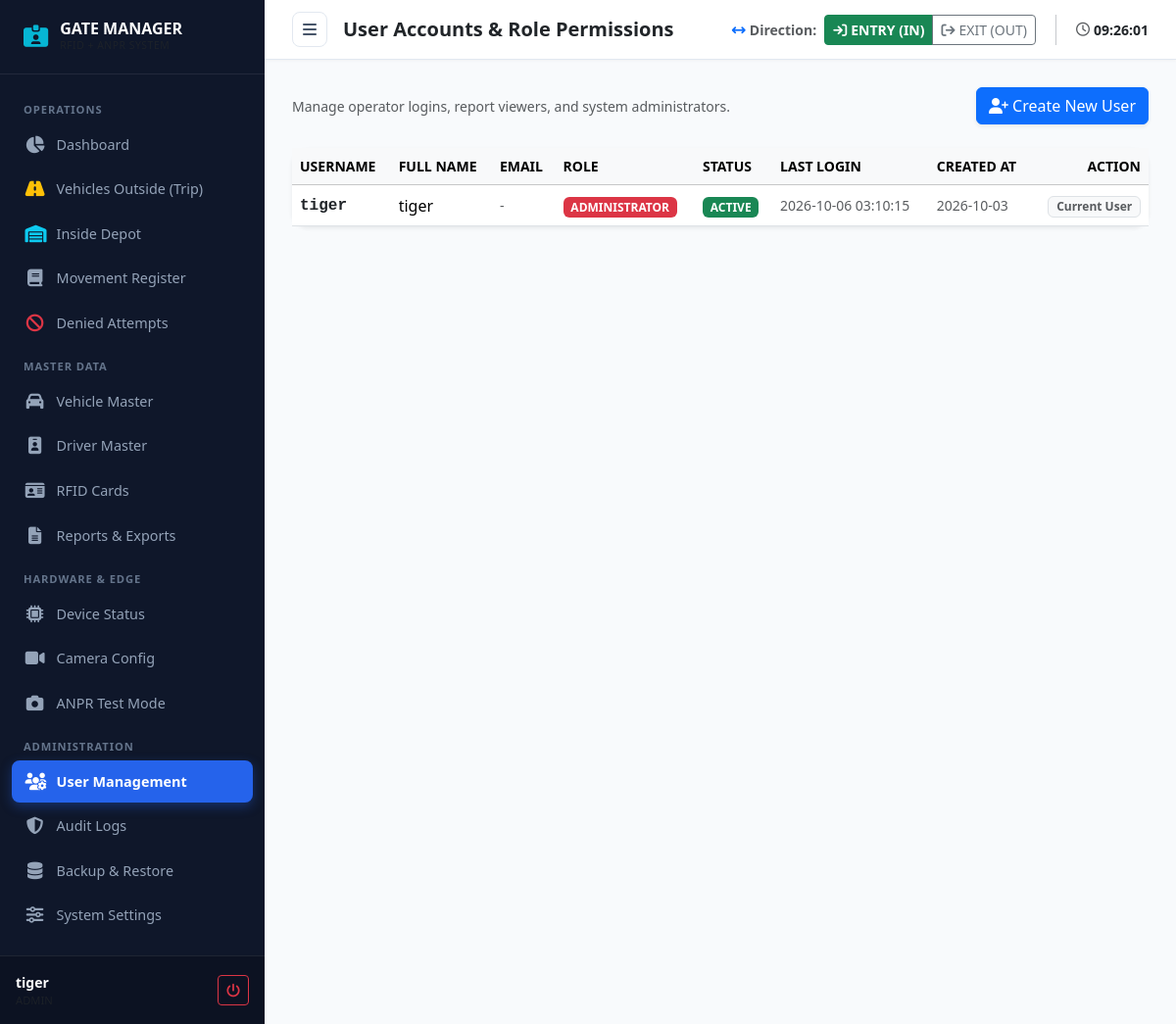
The app's page /users (signed in) with its own data.
### models/user.py (models this page shows, shortened)
class User(UserMixin, db.Model):
    __tablename__ = 'users'
    id = db.Column(db.Integer, primary_key=True)
    username = db.Column(db.String(64), unique=True, nullable=False, index=True)
    password_hash = db.Column(db.String(256), nullable=False)
    full_name = db.Column(db.String(120), nullable=False)
    email = db.Column(db.String(120), nullable=True)
    role = db.Column(db.String(32), nullable=False, default=Role.GATE_OPERATOR)
    is_active = db.Column(db.Boolean, default=True, nullable=False)
    created_at = db.Column(db.DateTime, default=datetime.utcnow, nullable=False)
    last_login = db.Column(db.DateTime, nullable=True)
    audit_logs = db.relationship('AuditLog', backref='user', lazy='dynamic')
    @property
    def is_admin(self):
        return self.role == Role.ADMIN

### routes/settings.py (the view)
@settings_bp.route('/users')
@login_required
def list_users():
    if current_user.role != Role.ADMIN:
        flash('Access restricted to Administrators.', 'danger')
        return redirect(url_for('dashboard.index'))
    users = User.query.order_by(User.created_at.desc()).all()
    return render_template('users.html', users=users, roles=Role.CHOICES)

### templates/users.html (shortened to what this page needs)
{% extends "base.html" %}
{% block page_title %}User Accounts & Role Permissions{% endblock %}
{% block content %}
<div class="d-flex justify-content-between align-items-center mb-4">
  <div class="text-muted small">Manage operator logins, report viewers, and system administrators.</div>
  <button class="btn btn-primary shadow-sm" data-bs-toggle="modal" data-bs-target="#newUserModal">
    <i class="fa-solid fa-user-plus me-1"></i>Create New User
  </button>
</div>
<div class="card border-0 shadow-sm rounded-4">
  <div class="table-responsive">
    <table class="table table-hover align-middle mb-0">
      <thead class="table-light small text-uppercase text-secondary">
        <tr>
          <th>Username</th>
          <th>Full Name</th>
          <th>Email</th>
          <th>Role</th>
          <th>Status</th>
          <th>Last Login</th>
          <th>Created At</th>
          <th class="text-end">Action</th>
        </tr>
      </thead>
      <tbody>
        {% for u in users %}
        <tr class="{% if not u.is_active %}table-secondary opacity-75{% endif %}">
          <td class="font-monospace fw-bold text-dark">{{ u.username }}</td>
          <td>{{ u.full_name }}</td>
          <td class="small text-muted">{{ u.email or '-' }}</td>
          <td>
            {% if u.role == 'ADMIN' %}<span class="badge bg-danger">ADMINISTRATOR</span>
            {% elif u.role == 'GATE OPERATOR' %}<span class="badge bg-primary">GATE OPERATOR</span>
            {% else %}<span class="badge bg-info text-dark">REPORT VIEWER</span>{% endif %}
          </td>
          <td>
            {% if u.is_active %}<span class="badge bg-success">ACTIVE</span>
            {% else %}<span class="badge bg-secondary">DEACTIVATED</span>{% endif %}
          </td>
          <td class="small text-muted">{{ u.last_login.strftime('%Y-%m-%d %H:%M:%S') if u.last_login else 'Never' }}</td>
          <td class="small text-muted">{{ u.created_at.strftime('%Y-%m-%d') }}</td>
          <td class="text-end">
            {% if u.id != current_user.id %}
            <form method="POST" action="{{ url_for('settings.toggle_user', user_id=u.id) }}" class="d-inline">
              <input type="hidden" name="csrf_token" value="{{ csrf_token() }}"/>
              <button type="submit" class="btn btn-sm btn-outline-secondary" title="Toggle User Status">
                <i class="fa-solid {% if u.is_active %}fa-user-slash text-danger{% else %}fa-user-check text-success{% endif %}"></i>
              </button>
            </form>
            {% else %}
            <span class="badge bg-light text-muted border">Current User</span>
            {% endif %}
          </td>
        </tr>
        {% endfor %}
      </tbody>
    </table>
  </div>
</div>
{% endblock %}

### templates/base.html (shortened to what this page needs)
<!DOCTYPE html>
<html lang="en">
<head>
  <link href="https://cdn.jsdelivr.net/npm/bootstrap@5.3.3/dist/css/bootstrap.min.css" rel="stylesheet">
  <link rel="stylesheet" href="https://cdnjs.cloudflare.com/ajax/libs/font-awesome/6.5.1/css/all.min.css">
  <link rel="stylesheet" href="{{ url_for('static', filename='css/style.css') }}">
</head>
<body>
<div class="app-wrapper">
  {% if current_user.is_authenticated %}
  <aside class="sidebar" id="app-sidebar">
    <div class="sidebar-brand">
      <i class="fa-solid fa-id-card-clip"></i>
      <div class="text-truncate">
        <span class="d-block text-white" style="font-size: 1rem; line-height: 1.2;">GATE MANAGER</span>
        <span class="d-block text-muted" style="font-size: 0.65rem; font-weight: 500; letter-spacing: 0.05em;">RFID + ANPR SYSTEM</span>
      </div>
    </div>
    <nav class="sidebar-nav">
      {% if current_user.role == 'MAINGATE' %}
      <div class="nav-heading">Main Gate Station</div>
      <a href="{{ url_for('dashboard.index') }}" class="nav-link {% if request.endpoint == 'dashboard.index' %}active{% endif %}">
        <i class="fa-solid fa-chart-pie"></i> <span>Dashboard</span>
      </a>
      <a href="{{ url_for('movements.gate_control') }}" class="nav-link {% if request.endpoint == 'movements.gate_control' %}active{% endif %}">
        <i class="fa-solid fa-door-open text-warning"></i> <span>Gate Control</span>
      </a>
      <a href="{{ url_for('movements.currently_outside') }}" class="nav-link {% if request.endpoint in ['movements.currently_outside', 'movements.vehicles_outside'] %}active{% endif %}">
        <i class="fa-solid fa-road text-warning"></i> <span>Vehicles Outside (Trip)</span>
      </a>
      <a href="{{ url_for('movements.currently_inside') }}" class="nav-link {% if request.endpoint in ['movements.currently_inside', 'movements.vehicles_inside'] %}active{% endif %}">
        <i class="fa-solid fa-warehouse text-info"></i> <span>Inside Depot</span>
      </a>
      {% else %}
      <div class="nav-heading">Operations</div>
      <a href="{{ url_for('dashboard.index') }}" class="nav-link {% if request.endpoint == 'dashboard.index' %}active{% endif %}">
        <i class="fa-solid fa-chart-pie"></i> <span>Dashboard</span>
      </a>
      <a href="{{ url_for('movements.currently_outside') }}" class="nav-link {% if request.endpoint in ['movements.currently_outside', 'movements.vehicles_outside'] %}active{% endif %}">
        <i class="fa-solid fa-road text-warning"></i> <span>Vehicles Outside (Trip)</span>
      </a>
      <a href="{{ url_for('movements.currently_inside') }}" class="nav-link {% if request.endpoint in ['movements.currently_inside', 'movements.vehicles_inside'] %}active{% endif %}">
        <i class="fa-solid fa-warehouse text-info"></i> <span>Inside Depot</span>
      </a>
      <a href="{{ url_for('movements.movement_register') }}" class="nav-link {% if request.endpoint == 'movements.movement_register' %}active{% endif %}">
        <i class="fa-solid fa-book"></i> <span>Movement Register</span>
      </a>
      <a href="{{ url_for('movements.denied_attempts') }}" class="nav-link {% if request.endpoint == 'movements.denied_attempts' %}active{% endif %}">
        <i class="fa-solid fa-ban text-danger"></i> <span>Denied Attempts</span>
      </a>
      <div class="nav-heading">Master Data</div>
      <a href="{{ url_for('vehicles.list_vehicles') }}" class="nav-link {% if 'vehicles' in request.endpoint %}active{% endif %}">
        <i class="fa-solid fa-car"></i> <span>Vehicle Master</span>
      </a>
      <a href="{{ url_for('drivers.list_drivers') }}" class="nav-link {% if 'drivers' in request.endpoint %}active{% endif %}">
        <i class="fa-solid fa-id-badge"></i> <span>Driver Master</span>
      </a>
      <a href="{{ url_for('rfid.list_cards') }}" class="nav-link {% if 'rfid' in request.endpoint %}active{% endif %}">
        <i class="fa-solid fa-id-card"></i> <span>RFID Cards</span>
      </a>
      <a href="{{ url_for('reports.view_reports') }}" class="nav-link {% if 'reports' in request.endpoint %}active{% endif %}">
        <i class="fa-solid fa-file-lines"></i> <span>Reports & Exports</span>
      </a>
      <div class="nav-heading">Hardware & Edge</div>
      <a href="{{ url_for('devices.list_devices') }}" class="nav-link {% if request.endpoint == 'devices.list_devices' %}active{% endif %}">
        <i class="fa-solid fa-microchip"></i> <span>Device Status</span>
      </a>
      <a href="{{ url_for('devices.camera_config') }}" class="nav-link {% if request.endpoint == 'devices.camera_config' %}active{% endif %}">
        <i class="fa-solid fa-video"></i> <span>Camera Config</span>
      </a>
      <a href="{{ url_for('devices.anpr_test') }}" class="nav-link {% if request.endpoint == 'devices.anpr_test' %}active{% endif %}">
        <i class="fa-solid fa-camera"></i> <span>ANPR Test Mode</span>
      </a>
      {% if current_user.is_admin %}
      <div class="nav-heading">Administration</div>
      <a href="{{ url_for('settings.list_users') }}" class="nav-link {% if request.endpoint == 'settings.list_users' %}active{% endif %}">
        <i class="fa-solid fa-users-gear"></i> <span>User Management</span>
      </a>
      <a href="{{ url_for('settings.audit_logs') }}" class="nav-link {% if request.endpoint == 'settings.audit_logs' %}active{% endif %}">
        <i class="fa-solid fa-shield-halved"></i> <span>Audit Logs</span>
      </a>
      <a href="{{ url_for('settings.backups') }}" class="nav-link {% if request.endpoint == 'settings.backups' %}active{% endif %}">
        <i class="fa-solid fa-database"></i> <span>Backup & Restore</span>
      </a>
      <a href="{{ url_for('settings.system_settings') }}" class="nav-link {% if request.endpoint == 'settings.system_settings' %}active{% endif %}">
        <i class="fa-solid fa-sliders"></i> <span>System Settings</span>
      </a>
      {% endif %}
      {% endif %}
    </nav>
    <div class="sidebar-footer">
      <div class="d-flex align-items-center justify-content-between">
        <div class="text-truncate">
          <div class="text-white small fw-semibold">{{ current_user.full_name }}</div>
          <div class="text-muted" style="font-size: 0.7rem;">{{ current_user.role }}</div>
        </div>
        <a href="{{ url_for('auth.logout') }}" class="btn btn-sm btn-outline-danger" title="Logout">
          <i class="fa-solid fa-power-off"></i>
        </a>
      </div>
    </div>
  </aside>
  {% endif %}
  <main class="main-content">
    {% if current_user.is_authenticated %}
    <header class="top-navbar no-print">
      <div class="d-flex align-items-center gap-3">
        <button id="sidebar-toggle" class="sidebar-toggle-btn" title="Toggle Sidebar" aria-label="Toggle Sidebar">
          <i class="fa-solid fa-bars"></i>
        </button>
        <h5 class="mb-0 fw-bold text-dark">{% block page_title %}Dashboard{% endblock %}</h5>
      </div>
      <div class="d-flex align-items-center gap-3">
        <form method="POST" action="{{ url_for('movements.set_gate_direction') }}" class="d-inline-flex align-items-center gap-1">
          <span class="small text-muted me-1 d-none d-md-inline fw-semibold"><i class="fa-solid fa-arrows-left-right me-1 text-primary"></i>Direction:</span>
          <div class="btn-group btn-group-sm" role="group">
            <button type="submit" name="direction" value="ENTRY" class="btn {% if gate_direction_mode == 'ENTRY_ONLY' or gate_direction_mode == 'ENTRY' or gate_direction_mode == 'MANUAL_DIRECTION' %}btn-success fw-bold text-white{% else %}btn-outline-secondary{% endif %}" title="Set reader to ENTRY mode">
              <i class="fa-solid fa-arrow-right-to-bracket me-1"></i>ENTRY (IN)
            </button>
            <button type="submit" name="direction" value="EXIT" class="btn {% if gate_direction_mode == 'EXIT_ONLY' or gate_direction_mode == 'EXIT' %}btn-info fw-bold text-white{% else %}btn-outline-secondary{% endif %}" title="Set reader to EXIT mode">
              <i class="fa-solid fa-arrow-right-from-bracket me-1"></i>EXIT (OUT)
            </button>
          </div>
        </form>
        <div class="text-muted small d-flex align-items-center gap-1">
          <i class="fa-regular fa-clock"></i>
          <span id="live-clock" class="fw-semibold text-dark">--:--:--</span>
        </div>
      </div>
    </header>
    {% endif %}
    <div class="page-container">
      {% block content %}{% endblock %}
    </div>
  </main>
</div>
</body>
</html>

### static/css/style.css (style rules this page uses)
:root { --sidebar-bg: #0f172a; --sidebar-hover: #1e293b; --sidebar-active: #2563eb; --sidebar-text: #94a3b8; --sidebar-text-active: #ffffff; --primary-navy: #1e3a8a; --primary-blue: #2563eb; --accent-cyan: #06b6d4; --bg-light: #f8fafc; --card-bg: #ffffff; --border-color: #e2e8f0; --status-green: #10b981; --status-red: #ef4444; --status-orange: #f59e0b; --status-blue: #3b82f6; --status-gray: #64748b; --font-family: 'Segoe UI', system-ui, -apple-system, BlinkMacSystemFont, Roboto, sans-serif; }
body { font-family: var(--font-family); background-color: var(--bg-light); color: #1e293b; margin: 0; padding: 0; overflow-x: hidden; }
.app-wrapper { display: flex; min-height: 100vh; }
.sidebar { width: 270px; background-color: var(--sidebar-bg); color: var(--sidebar-text); flex-shrink: 0; display: flex; flex-direction: column; transition: all 0.3s ease; z-index: 1000; }
.sidebar-brand { padding: 1.25rem 1.5rem; font-size: 1.15rem; font-weight: 700; color: #ffffff; border-bottom: 1px solid rgba(255, 255, 255, 0.08); display: flex; align-items: center; gap: 0.75rem; }
.sidebar-brand i { color: var(--accent-cyan); font-size: 1.4rem; }
.sidebar-nav { padding: 1rem 0.75rem; flex-grow: 1; overflow-y: auto; }
.sidebar-nav .nav-heading { font-size: 0.7rem; text-transform: uppercase; letter-spacing: 0.08em; font-weight: 700; color: #64748b; padding: 0.75rem 0.75rem 0.35rem 0.75rem; }
.sidebar-nav .nav-link { display: flex; align-items: center; gap: 0.75rem; padding: 0.65rem 0.85rem; color: var(--sidebar-text); border-radius: 0.5rem; font-weight: 500; font-size: 0.9rem; margin-bottom: 0.2rem; transition: all 0.2s ease; text-decoration: none; }
.sidebar-nav .nav-link i { font-size: 1.1rem; width: 20px; text-align: center; }
.sidebar-nav .nav-link.active { background-color: var(--sidebar-active); color: #ffffff; font-weight: 600; box-shadow: 0 4px 12px rgba(37, 99, 235, 0.35); }
.sidebar-footer { padding: 1rem; border-top: 1px solid rgba(255, 255, 255, 0.08); background: rgba(0, 0, 0, 0.2); }
.sidebar-toggle-btn { display: flex; align-items: center; justify-content: center; width: 36px; height: 36px; border: 1px solid var(--border-color); border-radius: 0.5rem; background: #fff; color: #475569; cursor: pointer; transition: all 0.2s ease; flex-shrink: 0; }
.main-content { flex-grow: 1; display: flex; flex-direction: column; min-width: 0; background-color: var(--bg-light); }
.top-navbar { background-color: #ffffff; border-bottom: 1px solid var(--border-color); padding: 0.75rem 1.75rem; display: flex; justify-content: space-between; align-items: center; box-shadow: 0 1px 3px rgba(0, 0, 0, 0.04); }
.page-container { padding: 1.75rem; flex-grow: 1; }

### records on screen
User: full_name "tiger", username "tiger", email "-", role "ADMINISTRATOR", is_active "ACTIVE", last_login "2026-10-06 03:10:15", created_at "2026-10-03", shows "Current User"
